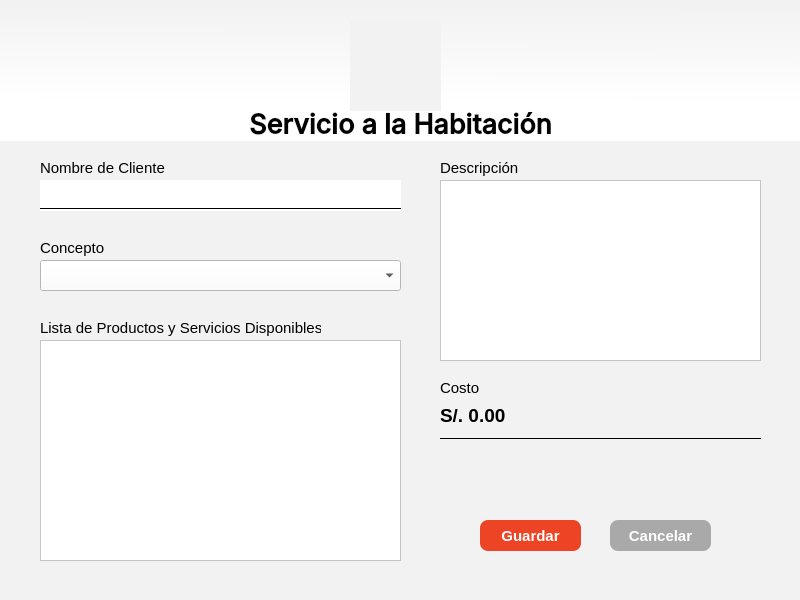
<?xml version="1.0" encoding="UTF-8"?>
<ui version="4.0">
 <class>Form</class>
 <widget class="QWidget" name="Form">
  <property name="geometry">
   <rect>
    <x>0</x>
    <y>0</y>
    <width>800</width>
    <height>600</height>
   </rect>
  </property>
  <property name="windowTitle">
   <string>Form</string>
  </property>
  <property name="styleSheet">
   <string notr="true">QWidget{
	background-color: rgb(242, 242, 242);
}</string>
  </property>
  <widget class="QLineEdit" name="txt_nombre_cliente">
   <property name="geometry">
    <rect>
     <x>40</x>
     <y>180</y>
     <width>361</width>
     <height>31</height>
    </rect>
   </property>
   <property name="font">
    <font>
     <family>Tahoma</family>
     <pointsize>9</pointsize>
    </font>
   </property>
   <property name="styleSheet">
    <string notr="true">background-color: rgb(255, 255, 255);</string>
   </property>
   <property name="frame">
    <bool>false</bool>
   </property>
  </widget>
  <widget class="QLabel" name="label_3">
   <property name="geometry">
    <rect>
     <x>40</x>
     <y>160</y>
     <width>151</width>
     <height>16</height>
    </rect>
   </property>
   <property name="font">
    <font>
     <family>Tahoma</family>
     <pointsize>11</pointsize>
    </font>
   </property>
   <property name="text">
    <string>Nombre de Cliente</string>
   </property>
  </widget>
  <widget class="QLabel" name="label_4">
   <property name="geometry">
    <rect>
     <x>40</x>
     <y>240</y>
     <width>71</width>
     <height>16</height>
    </rect>
   </property>
   <property name="font">
    <font>
     <family>Tahoma</family>
     <pointsize>11</pointsize>
    </font>
   </property>
   <property name="text">
    <string>Concepto</string>
   </property>
  </widget>
  <widget class="QLabel" name="label_7">
   <property name="geometry">
    <rect>
     <x>440</x>
     <y>160</y>
     <width>111</width>
     <height>16</height>
    </rect>
   </property>
   <property name="font">
    <font>
     <family>Tahoma</family>
     <pointsize>11</pointsize>
    </font>
   </property>
   <property name="text">
    <string>Descripción</string>
   </property>
  </widget>
  <widget class="QLabel" name="label_8">
   <property name="geometry">
    <rect>
     <x>440</x>
     <y>380</y>
     <width>131</width>
     <height>16</height>
    </rect>
   </property>
   <property name="font">
    <font>
     <family>Tahoma</family>
     <pointsize>11</pointsize>
    </font>
   </property>
   <property name="text">
    <string>Costo</string>
   </property>
  </widget>
  <widget class="QPushButton" name="btn_guardar">
   <property name="geometry">
    <rect>
     <x>480</x>
     <y>520</y>
     <width>101</width>
     <height>31</height>
    </rect>
   </property>
   <property name="font">
    <font>
     <family>Tahoma</family>
     <pointsize>11</pointsize>
     <bold>true</bold>
    </font>
   </property>
   <property name="styleSheet">
    <string notr="true">QPushButton {
    background-color: #EC4424; /* Rojo */
    color: #FFFFFF; /* Texto blanco */
    border-radius: 8px; /* Bordes redondeados opcionales */
    font-weight: bold; /* Negrita opcional */
}

QPushButton:hover {
    background-color: #FF5733; /* Rojo más claro en hover */
}</string>
   </property>
   <property name="text">
    <string>Guardar</string>
   </property>
  </widget>
  <widget class="QPushButton" name="btn_cancelar">
   <property name="geometry">
    <rect>
     <x>610</x>
     <y>520</y>
     <width>101</width>
     <height>31</height>
    </rect>
   </property>
   <property name="font">
    <font>
     <family>Tahoma</family>
     <pointsize>11</pointsize>
     <bold>true</bold>
    </font>
   </property>
   <property name="styleSheet">
    <string notr="true">QPushButton {
    background-color: #A9A9A9; /* Gris medio */
    color: #FFFFFF; /* Texto blanco */
    border-radius: 8px; /* Bordes redondeados opcionales */
	font-weight: bold;
}

QPushButton:hover {
    background-color: #808080; /* Gris oscuro en hover */
}</string>
   </property>
   <property name="text">
    <string>Cancelar</string>
   </property>
  </widget>
  <widget class="QFrame" name="frame_2">
   <property name="geometry">
    <rect>
     <x>40</x>
     <y>200</y>
     <width>361</width>
     <height>16</height>
    </rect>
   </property>
   <property name="styleSheet">
    <string notr="true">background: transparent;</string>
   </property>
   <property name="frameShape">
    <enum>QFrame::HLine</enum>
   </property>
   <property name="frameShadow">
    <enum>QFrame::Plain</enum>
   </property>
   <property name="lineWidth">
    <number>1</number>
   </property>
  </widget>
  <widget class="QFrame" name="frame_5">
   <property name="geometry">
    <rect>
     <x>440</x>
     <y>430</y>
     <width>321</width>
     <height>16</height>
    </rect>
   </property>
   <property name="styleSheet">
    <string notr="true">background: transparent;</string>
   </property>
   <property name="frameShape">
    <enum>QFrame::HLine</enum>
   </property>
   <property name="frameShadow">
    <enum>QFrame::Plain</enum>
   </property>
   <property name="lineWidth">
    <number>1</number>
   </property>
  </widget>
  <widget class="QLabel" name="label_12">
   <property name="geometry">
    <rect>
     <x>350</x>
     <y>20</y>
     <width>91</width>
     <height>91</height>
    </rect>
   </property>
   <property name="text">
    <string/>
   </property>
   <property name="pixmap">
    <pixmap>../../resources/images/logo.jpg</pixmap>
   </property>
   <property name="scaledContents">
    <bool>true</bool>
   </property>
  </widget>
  <widget class="QLabel" name="label_11">
   <property name="geometry">
    <rect>
     <x>0</x>
     <y>0</y>
     <width>801</width>
     <height>141</height>
    </rect>
   </property>
   <property name="font">
    <font>
     <family>Inter Medium</family>
     <pointsize>20</pointsize>
     <bold>true</bold>
    </font>
   </property>
   <property name="mouseTracking">
    <bool>false</bool>
   </property>
   <property name="styleSheet">
    <string notr="true">background-color: qlineargradient(spread:pad, x1:0.514, y1:0.0343182, x2:0.500554, y2:0.727, stop:0 rgba(242, 242, 242, 255), stop:1 rgba(255, 255, 255, 255));</string>
   </property>
   <property name="text">
    <string>Servicio a la Habitación</string>
   </property>
   <property name="alignment">
    <set>Qt::AlignBottom|Qt::AlignHCenter</set>
   </property>
  </widget>
  <widget class="QComboBox" name="box_concepto">
   <property name="geometry">
    <rect>
     <x>40</x>
     <y>260</y>
     <width>361</width>
     <height>31</height>
    </rect>
   </property>
   <property name="font">
    <font>
     <family>Tahoma</family>
     <pointsize>9</pointsize>
    </font>
   </property>
   <property name="styleSheet">
    <string notr="true">background-color: rgb(255, 255, 255);</string>
   </property>
   <property name="frame">
    <bool>true</bool>
   </property>
  </widget>
  <widget class="QLabel" name="lbl_total">
   <property name="geometry">
    <rect>
     <x>440</x>
     <y>400</y>
     <width>291</width>
     <height>31</height>
    </rect>
   </property>
   <property name="font">
    <font>
     <family>Tahoma</family>
     <pointsize>14</pointsize>
     <bold>true</bold>
    </font>
   </property>
   <property name="text">
    <string>S/. 0.00</string>
   </property>
  </widget>
  <widget class="QGroupBox" name="groupBox_lista">
   <property name="geometry">
    <rect>
     <x>40</x>
     <y>340</y>
     <width>361</width>
     <height>221</height>
    </rect>
   </property>
   <property name="font">
    <font>
     <family>Tahoma</family>
     <pointsize>11</pointsize>
    </font>
   </property>
   <property name="styleSheet">
    <string notr="true">background-color: rgb(255, 255, 255);</string>
   </property>
   <property name="title">
    <string/>
   </property>
   <widget class="QListWidget" name="listWidget_servicio">
    <property name="geometry">
     <rect>
      <x>0</x>
      <y>0</y>
      <width>361</width>
      <height>221</height>
     </rect>
    </property>
   </widget>
  </widget>
  <widget class="QPlainTextEdit" name="txt_descripcion">
   <property name="geometry">
    <rect>
     <x>440</x>
     <y>180</y>
     <width>321</width>
     <height>181</height>
    </rect>
   </property>
   <property name="styleSheet">
    <string notr="true">background-color: rgb(255, 255, 255);</string>
   </property>
   <property name="plainText">
    <string/>
   </property>
  </widget>
  <widget class="QLabel" name="label_9">
   <property name="geometry">
    <rect>
     <x>40</x>
     <y>320</y>
     <width>281</width>
     <height>16</height>
    </rect>
   </property>
   <property name="font">
    <font>
     <family>Tahoma</family>
     <pointsize>11</pointsize>
    </font>
   </property>
   <property name="text">
    <string>Lista de Productos y Servicios Disponibles</string>
   </property>
  </widget>
  <zorder>label_11</zorder>
  <zorder>txt_nombre_cliente</zorder>
  <zorder>label_3</zorder>
  <zorder>label_4</zorder>
  <zorder>label_7</zorder>
  <zorder>label_8</zorder>
  <zorder>btn_guardar</zorder>
  <zorder>btn_cancelar</zorder>
  <zorder>frame_2</zorder>
  <zorder>frame_5</zorder>
  <zorder>label_12</zorder>
  <zorder>box_concepto</zorder>
  <zorder>lbl_total</zorder>
  <zorder>groupBox_lista</zorder>
  <zorder>txt_descripcion</zorder>
  <zorder>label_9</zorder>
 </widget>
 <resources/>
 <connections/>
</ui>
